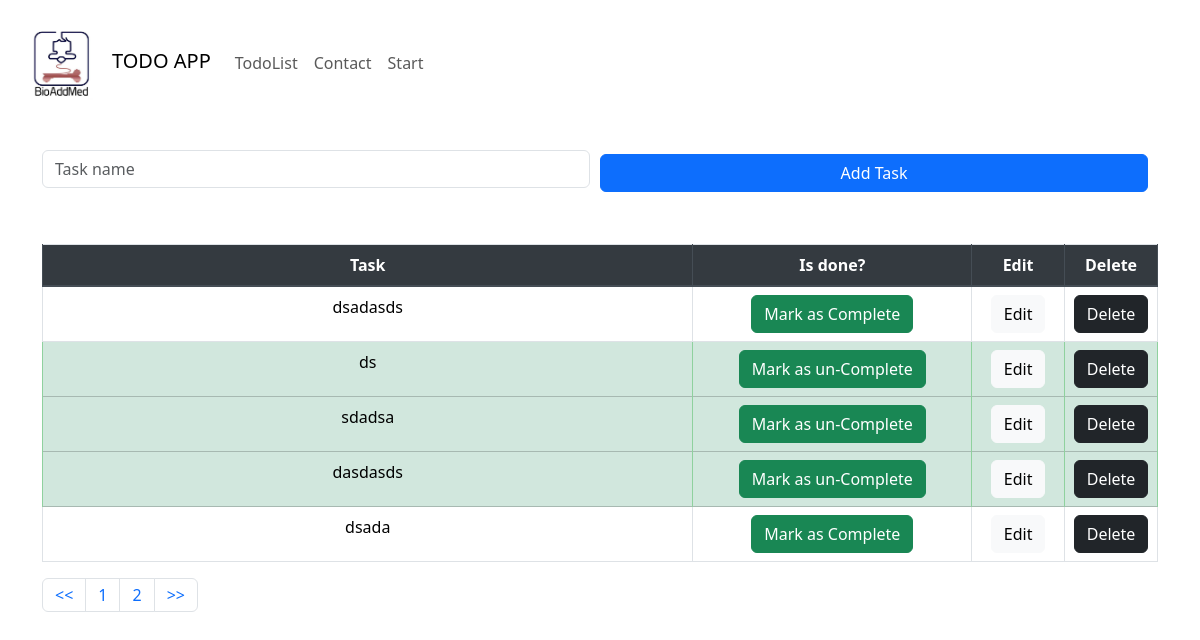
Before: /todo_list/todo_app with the older database file.
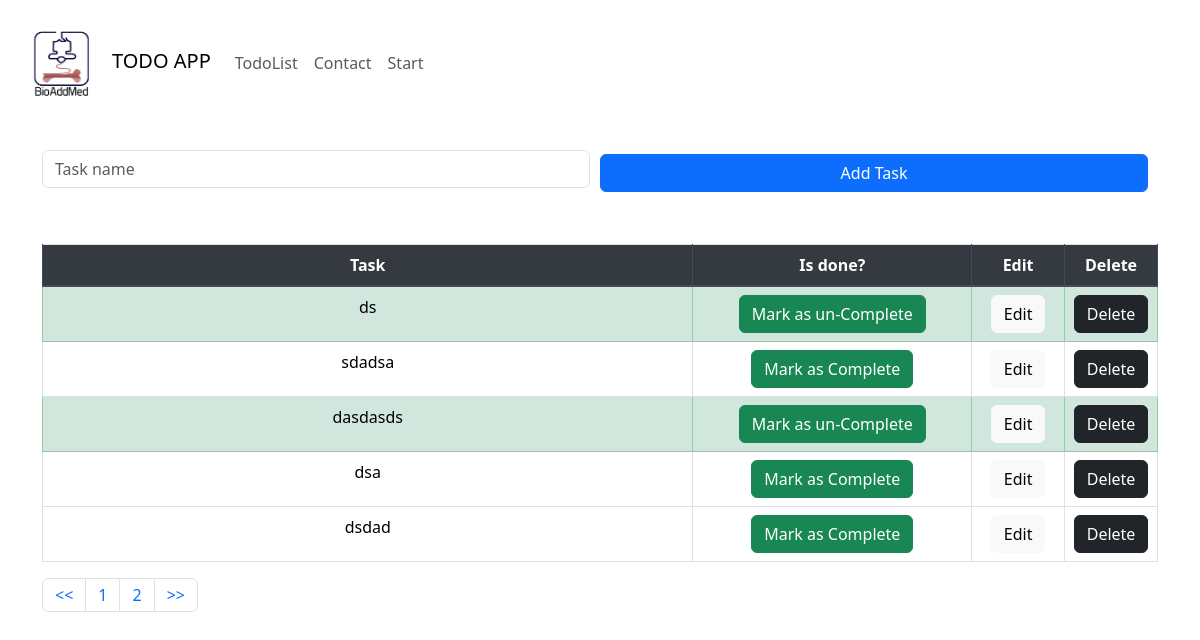
After: the same page with the newer database file.
### todo_list_app/models.py (models this page shows, shortened)
class Task(models.Model):
    title = models.CharField(max_length=200)
    complete = models.BooleanField(default=False)
    created = models.DateTimeField(auto_now_add=True)

### todo_list_app/views.py (the view)
# urls.py: path('todo_list/', include('todo_list_app.urls')),
def todo_list(request):
    if request.method == 'POST':
        form = TaskForm(request.POST or None)
        if form.is_valid():
            print('form is valid')
            form.save()
        messages.success(request, ('New Task Added!'))
        return redirect('todo_list')
    else:
        all_data = Task.objects.all()
        paginator = Paginator(all_data, 5)
        page = request.GET.get('pg')
        all_data = paginator.get_page(page)
        content = {
            'todo_content': all_data
        }
        return render(
            request, 'todo_list.html', content
        )

### todo_list_app/templates/todo_list.html (shortened to what this page needs)
{% extends "base.html" %}
{% block content %}
<br>
<div class="container">
<form method="POST" class="row">
    <div class="form-row align-items-center">
        <div class="col-lg-6">
            <input type="text" class="form-control mb-2" id="inlineFormInput" placeholder="Task name" name="title">
        </div>
        <div class="col-lg-6">
            <button type="submit" class="btn btn-primary w-100">Add Task</button>
        </div>
    </div>
</form>
</div>
<br>
<div class="container">
<table class="table table-bordered text-center">
 <thead class="thead-dark">
    <tr class="">
        <th class="col-7">Task</th>
        <th class="col-3">Is done?</th>
        <th class="col-1">Edit</th>
        <th class="col-1">Delete</th>
    </tr>
</thead>
  <tbody>
  {% if todo_content %}
    {% for todo in todo_content %}
          {% if todo.complete %}
              <tr class = "table-success" >
              <td>{{ todo.title }}</td>
              <td><a href="{% url 'un_complete_task' todo.id %}"><button type="button" class="btn btn-success">Mark as un-Complete</button></a></td>
                  <td><a href="{% url 'edit_task' todo.id %}"><button type="button" class="btn btn-light">Edit</button></a></td>
                  <td><a href="{% url 'delete_task' todo.id %}"><button type="button" class="btn btn-dark">Delete</button></a></td>
            </tr>
          {% else %}
            <tr>
              <td>{{ todo.title }}</td>
                <td><a href="{% url 'complete_task' todo.id %}"><button type="button" class="btn btn-success">Mark as Complete</button></a></td>
                  <td><a href="{% url 'edit_task' todo.id %}"><button type="button" class="btn btn-light">Edit</button></a></td>
                  <td><a href="{% url 'delete_task' todo.id %}"><button type="button" class="btn btn-dark">Delete</button></a></td>
            </tr>
          {% endif %}
    {% endfor %}
  {% endif %}
  </tbody>
</table>
    <nav aria-label="Page navigation example">
  <ul class="pagination">
    <li class="page-item"><a class="page-link" href="?pg=1"><<</a></li>
    <li class="page-item"><a class="page-link" href="?pg= {{ todo_content.number }}">{{ todo_content.number }}</a></li>
      {% if todo_content.has_next %}
    <li class="page-item"><a class="page-link" href="?pg={{ todo_content.next_page_number }} ">{{ todo_content.next_page_number }}</a></li>
      {% endif %}
    <li class="page-item"><a class="page-link" href="?pg={{todo_content.paginator.num_pages}}">>></a></li>
  </ul>
</nav>
</div>
{% endblock content %}

Changed rows visible on the page:
removed Task: title "dsadasds"
removed Task: title "dsada"
changed Task "sdadsa": complete "Mark as un-Complete" → "Mark as Complete"
now on this page (row unchanged): Task: title "dsa"
now on this page (row unchanged): Task: title "dsdad"
